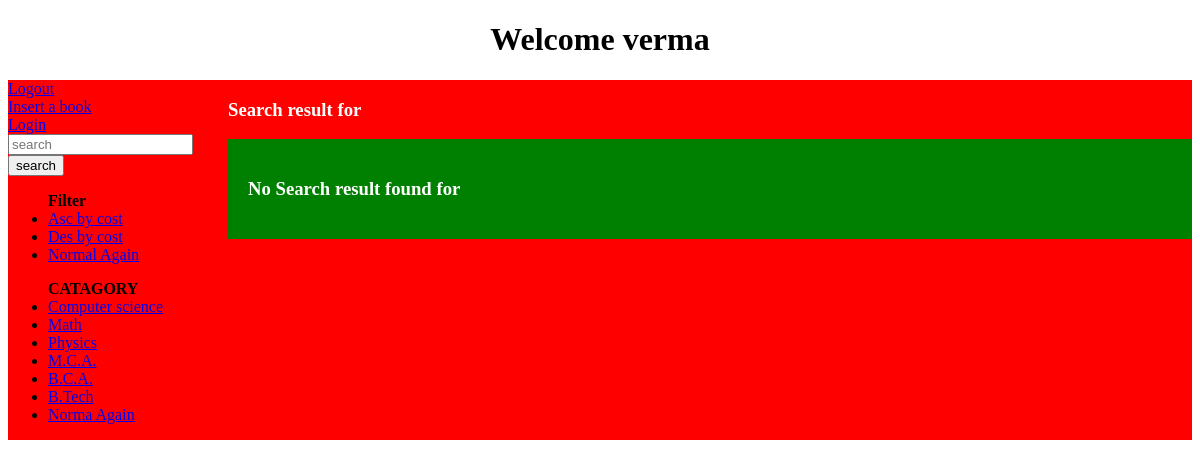
Page /search.php (signed in) on the committed database.
### tables this page shows
CREATE TABLE `catagory` (
  `id` int(255) NOT NULL,
  `catid` int(255) NOT NULL,
  `catagories` varchar(255) NOT NULL
);

### search.php (the view, shortened to what this page needs)
<!DOCTYPE html>
<html>
<head>
</head>
<body>
		<h1 align="center">Welcome <?php echo $_SESSION['username'] ?></h1>
		<div class="b">
<div class="a">
	<a href="logout.php">Logout</a><br>
	<a href="fileinsert.php" target="_blank">Insert a book</a><br>
	<a href="login.php" target="_blank">Login</a><br>
	<form action="search.php" method="get">
		<input type="search" name="search" placeholder="search">
		<input type="submit" name="submit" value="search">
	</form>
	<ul name="filter">
			<b>Filter</b>
			<li><a id="asc" href="?search=<?php echo $_GET['search']; ?>&submit=search&filter=asc">Asc by cost</a></li> <li><a id="desc" href="?search=<?php echo $_GET['search']; ?>&submit=search&filter=desc">Des by cost</a></li> <li><a id="norm" href="?search=<?php echo $_GET['search']; ?>&submit=search&filter=norm">Normal Again</a></li>
		</ul>
		<ul name="select">
			<b>CATAGORY</b>
			<?php
				include 'conn.php';
				$qu="SELECT * FROM `catagory`";
				$qur= mysqli_query($conn,$qu);
				while ($res = mysqli_fetch_array($qur)) {
			?>
				<li><a href="fileretrive2.php?catid=<?php echo $res['catid'] ?>"><?php echo $res['catagories']; ?></a></li>
			<?php
				}
			?>
			<li><a href="index.php">Norma Again</a></li>
		</ul>
</div>
<div class="a">
	<?php
	$search = $_GET['search'] ??'';
	?>
	<h3 style="color: white">Search result for <i style="text-transform: uppercase;"><?php echo $search;?></i></h3>
	<div class="grid">
		<?php
			include 'conn.php';
			$keyword = $_GET['search'] ??'';
			$filter = $_GET['filter'] ??'';
			$q="SELECT * FROM book WHERE name LIKE '$keyword'  ";
			$qa="SELECT * FROM book WHERE name LIKE '$keyword'  ORDER BY rupee ASC ";
			$qd="SELECT * FROM book WHERE name LIKE '$keyword'  ORDER BY rupee DESC";
			if ($filter == 'asc') {
			$qurey= mysqli_query($conn,$qa);
			}
			elseif ($filter == 'desc') {
				$qurey= mysqli_query($conn,$qd);
			}elseif ($filter == 'norm') {
				$qurey= mysqli_query($conn,$q);
			}
			else{
				$qurey= mysqli_query($conn,$q);
			}
			$res = mysqli_num_rows($qurey);
			if ($res == 0) {
				echo "
				<h3 style='color: white'>No Search result found for <i style='text-transform:uppercase'>$search</i></h3>";
			}
		?>
	</div>
</div>
</div>
</body>
</html>

### search.php (style rules this page uses)
.grid { background: green; display: grid; padding: 20px; grid-column-gap: 20px; grid-row-gap: 20px; grid-template-columns: auto auto auto auto ; }
.b { background: red; display: grid; grid-column-gap: 20px; grid-template-columns: 200px auto; }

### rows in the picture
catagory: catagories "Computer science"
catagory: catagories "Math"
catagory: catagories "Physics"
catagory: catagories "M.C.A."
catagory: catagories "B.C.A."
catagory: catagories "B.Tech"

### other values in the picture
$_SESSION['username'] "verma"
